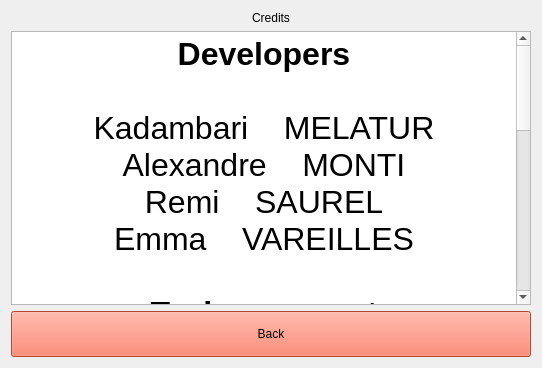
<?xml version="1.0" encoding="UTF-8"?>
<ui version="4.0">
 <class>CreditsView</class>
 <widget class="QWidget" name="CreditsView">
  <property name="geometry">
   <rect>
    <x>0</x>
    <y>0</y>
    <width>542</width>
    <height>368</height>
   </rect>
  </property>
  <property name="windowTitle">
   <string>Form</string>
  </property>
  <layout class="QGridLayout" name="gridLayout">
   <item row="2" column="0">
    <widget class="QPushButton" name="backButton">
     <property name="styleSheet">
      <string notr="true">padding: 15px;
background-color: Tomato;
font: 25pt &quot;ArcadeClassic&quot;;</string>
     </property>
     <property name="text">
      <string>Back</string>
     </property>
    </widget>
   </item>
   <item row="1" column="0">
    <widget class="QTextBrowser" name="textBrowser">
     <property name="styleSheet">
      <string notr="true">font: 24pt &quot;ArcadeClassic&quot;;</string>
     </property>
     <property name="html">
      <string>&lt;!DOCTYPE HTML PUBLIC &quot;-//W3C//DTD HTML 4.0//EN&quot; &quot;http://www.w3.org/TR/REC-html40/strict.dtd&quot;&gt;
&lt;html&gt;&lt;head&gt;&lt;meta name=&quot;qrichtext&quot; content=&quot;1&quot; /&gt;&lt;style type=&quot;text/css&quot;&gt;
p, li { white-space: pre-wrap; }
&lt;/style&gt;&lt;/head&gt;&lt;body style=&quot; font-family:'ArcadeClassic'; font-size:24pt; font-weight:400; font-style:normal;&quot;&gt;
&lt;p align=&quot;center&quot; style=&quot; margin-top:0px; margin-bottom:0px; margin-left:0px; margin-right:0px; -qt-block-indent:0; text-indent:0px;&quot;&gt;&lt;span style=&quot; font-weight:600;&quot;&gt;Developers&lt;/span&gt;&lt;/p&gt;
&lt;p align=&quot;center&quot; style=&quot;-qt-paragraph-type:empty; margin-top:0px; margin-bottom:0px; margin-left:0px; margin-right:0px; -qt-block-indent:0; text-indent:0px; font-weight:600;&quot;&gt;&lt;br /&gt;&lt;/p&gt;
&lt;p align=&quot;center&quot; style=&quot; margin-top:0px; margin-bottom:0px; margin-left:0px; margin-right:0px; -qt-block-indent:0; text-indent:0px;&quot;&gt;Kadambari    MELATUR&lt;/p&gt;
&lt;p align=&quot;center&quot; style=&quot; margin-top:0px; margin-bottom:0px; margin-left:0px; margin-right:0px; -qt-block-indent:0; text-indent:0px;&quot;&gt;Alexandre    MONTI&lt;/p&gt;
&lt;p align=&quot;center&quot; style=&quot; margin-top:0px; margin-bottom:0px; margin-left:0px; margin-right:0px; -qt-block-indent:0; text-indent:0px;&quot;&gt;Remi    SAUREL&lt;/p&gt;
&lt;p align=&quot;center&quot; style=&quot; margin-top:0px; margin-bottom:0px; margin-left:0px; margin-right:0px; -qt-block-indent:0; text-indent:0px;&quot;&gt;Emma    VAREILLES&lt;/p&gt;
&lt;p align=&quot;center&quot; style=&quot;-qt-paragraph-type:empty; margin-top:0px; margin-bottom:0px; margin-left:0px; margin-right:0px; -qt-block-indent:0; text-indent:0px;&quot;&gt;&lt;br /&gt;&lt;/p&gt;
&lt;p align=&quot;center&quot; style=&quot; margin-top:0px; margin-bottom:0px; margin-left:0px; margin-right:0px; -qt-block-indent:0; text-indent:0px;&quot;&gt;&lt;span style=&quot; font-weight:600;&quot;&gt;Tech&lt;/span&gt;    &lt;span style=&quot; font-weight:600;&quot;&gt;support&lt;/span&gt;&lt;/p&gt;
&lt;p align=&quot;center&quot; style=&quot;-qt-paragraph-type:empty; margin-top:0px; margin-bottom:0px; margin-left:0px; margin-right:0px; -qt-block-indent:0; text-indent:0px; font-weight:600;&quot;&gt;&lt;br /&gt;&lt;/p&gt;
&lt;p align=&quot;center&quot; style=&quot; margin-top:0px; margin-bottom:0px; margin-left:0px; margin-right:0px; -qt-block-indent:0; text-indent:0px;&quot;&gt;Elodie    CHANTHERY&lt;/p&gt;
&lt;p align=&quot;center&quot; style=&quot; margin-top:0px; margin-bottom:0px; margin-left:0px; margin-right:0px; -qt-block-indent:0; text-indent:0px;&quot;&gt;Audine    SUBIAS&lt;/p&gt;
&lt;p align=&quot;center&quot; style=&quot;-qt-paragraph-type:empty; margin-top:0px; margin-bottom:0px; margin-left:0px; margin-right:0px; -qt-block-indent:0; text-indent:0px;&quot;&gt;&lt;br /&gt;&lt;/p&gt;
&lt;p align=&quot;center&quot; style=&quot; margin-top:0px; margin-bottom:0px; margin-left:0px; margin-right:0px; -qt-block-indent:0; text-indent:0px;&quot;&gt;&lt;span style=&quot; font-weight:600;&quot;&gt;Music&lt;/span&gt;&lt;/p&gt;
&lt;p align=&quot;center&quot; style=&quot;-qt-paragraph-type:empty; margin-top:0px; margin-bottom:0px; margin-left:0px; margin-right:0px; -qt-block-indent:0; text-indent:0px; font-weight:600;&quot;&gt;&lt;br /&gt;&lt;/p&gt;
&lt;p align=&quot;center&quot; style=&quot; margin-top:0px; margin-bottom:0px; margin-left:0px; margin-right:0px; -qt-block-indent:0; text-indent:0px;&quot;&gt;&amp;quot;Lost    Age&amp;quot;,    N3z-3&lt;/p&gt;
&lt;p align=&quot;center&quot; style=&quot; margin-top:0px; margin-bottom:0px; margin-left:0px; margin-right:0px; -qt-block-indent:0; text-indent:0px;&quot;&gt;&amp;quot;Loneliness&amp;quot;, Alexander    Nyman&lt;/p&gt;
&lt;p align=&quot;center&quot; style=&quot; margin-top:0px; margin-bottom:0px; margin-left:0px; margin-right:0px; -qt-block-indent:0; text-indent:0px;&quot;&gt;&amp;quot;State    of    Confusion&amp;quot;,    xKore&lt;/p&gt;
&lt;p align=&quot;center&quot; style=&quot;-qt-paragraph-type:empty; margin-top:0px; margin-bottom:0px; margin-left:0px; margin-right:0px; -qt-block-indent:0; text-indent:0px;&quot;&gt;&lt;br /&gt;&lt;/p&gt;
&lt;p align=&quot;center&quot; style=&quot; margin-top:0px; margin-bottom:0px; margin-left:0px; margin-right:0px; -qt-block-indent:0; text-indent:0px;&quot;&gt;&lt;span style=&quot; font-weight:600;&quot;&gt;Fonts&lt;/span&gt;&lt;/p&gt;
&lt;p align=&quot;center&quot; style=&quot;-qt-paragraph-type:empty; margin-top:0px; margin-bottom:0px; margin-left:0px; margin-right:0px; -qt-block-indent:0; text-indent:0px; font-weight:600;&quot;&gt;&lt;br /&gt;&lt;/p&gt;
&lt;p align=&quot;center&quot; style=&quot; margin-top:0px; margin-bottom:0px; margin-left:0px; margin-right:0px; -qt-block-indent:0; text-indent:0px;&quot;&gt;&amp;quot;Arcade    Classic&amp;quot;,    Pizzadude&lt;/p&gt;&lt;/body&gt;&lt;/html&gt;</string>
     </property>
    </widget>
   </item>
   <item row="0" column="0">
    <widget class="QLabel" name="label">
     <property name="styleSheet">
      <string notr="true">font: 70pt &quot;ArcadeClassic&quot;;</string>
     </property>
     <property name="text">
      <string>Credits</string>
     </property>
     <property name="alignment">
      <set>Qt::AlignCenter</set>
     </property>
    </widget>
   </item>
  </layout>
 </widget>
 <resources/>
 <connections/>
</ui>
